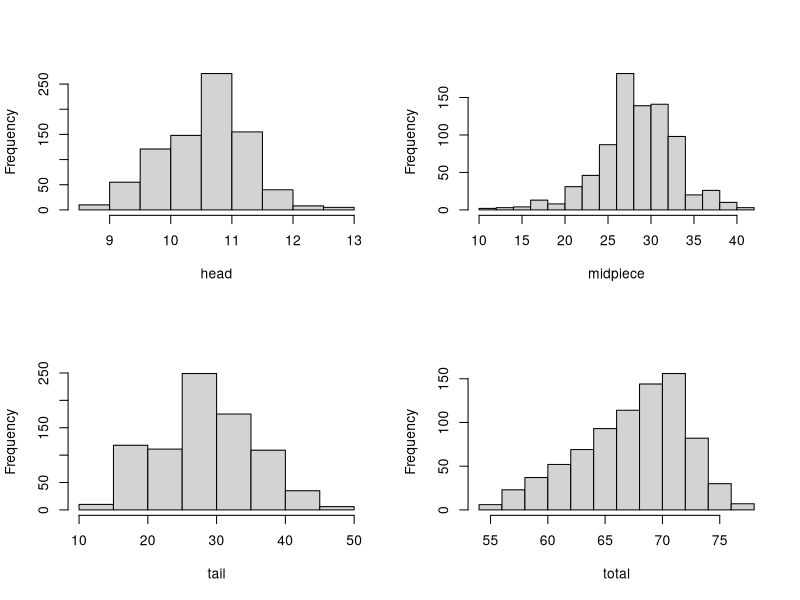
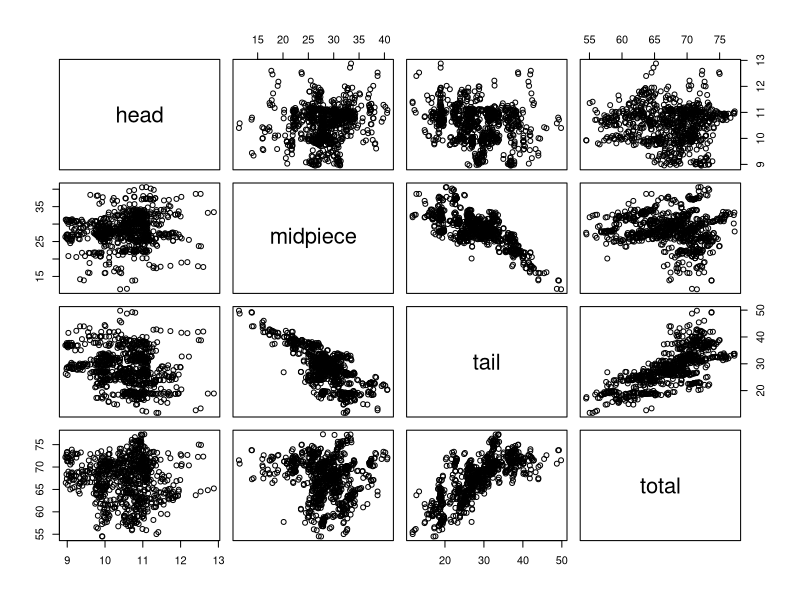
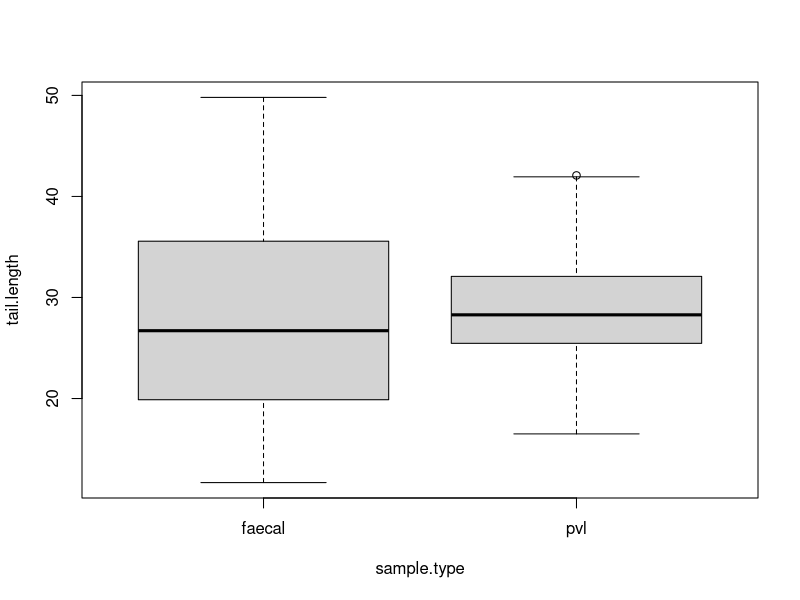
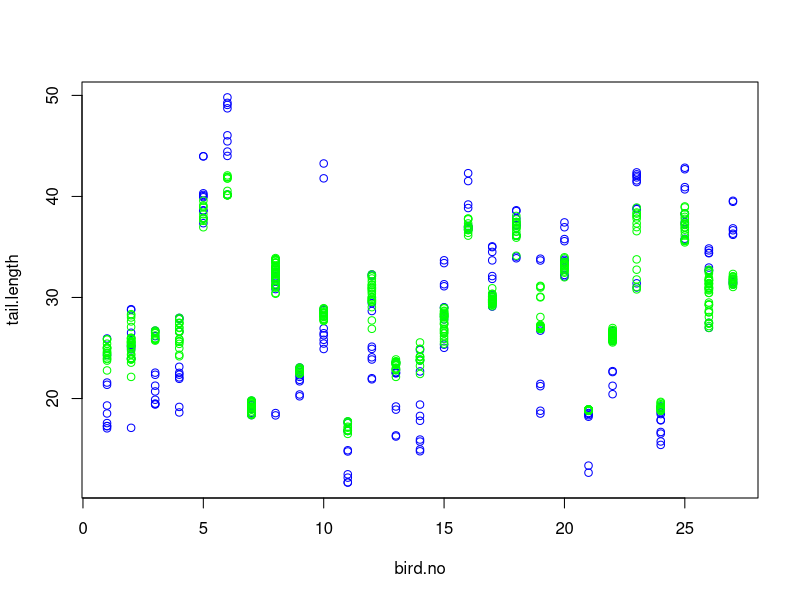

Write R code to recreate these figures, in order. (Note: this script raises an error after producing the figures.)
# Practical 5
# Carla Leone
# November 22


# 2 Getting started  ----
## 2.1 Importing Data
getwd()
setwd("/Users/carlaleone/Desktop/Exeter/Practical 5")
s.data<- read.csv("faecal and pvl sperm morphology data.csv", stringsAsFactors=TRUE)
View(s.data)

## 2.2 Descriptive Stats
#check sample size:
nrow(s.data) #813
length(unique(s.data$bird.no)) #27
#number of sperm per bird per sample
table <- table(s.data$sample.type, s.data$bird.no)
table

summary(table[1,])
#faecal sperm

summary(table[2,])
#pvl sperm

#distribution of sperm traits:
par(mfrow=c(2,2))
hist(s.data$head.length, xlab="head", main=NULL)
hist(s.data$midpiece.length, xlab="midpiece", main =NULL)
hist(s.data$tail.length, xlab="tail", main=NULL)
hist(s.data$total.length, xlab="total", main =NULL)

#EXERCISE 5.1
#Looking at these distributions, what do you conclude with respect to their distribution?
# head, tail, and midpiece generally seem normally distributed, however, in total length
# there is a slight skew to the right in the data. 

#are the traits correlated?:
cor(s.data[, 3:6])

#plot all at once:
pairs(cbind(s.data$head.length, s.data$midpiece.length, s.data$tail.length,
            s.data$total.length),
      labels = c("head", "midpiece", "tail", "total"))

#test significance of correlations
cor.test(s.data$head.length, s.data$midpiece.length)
cor.test(s.data$tail.length, s.data$total.length)
cor.test(s.data$tail.length, s.data$midpiece.length)
cor.test(s.data$head.length, s.data$total.length)



#EXERCISE 5.2: WHICH TRAITS SHOW STRONGEST CORRELATIONS?
# tail and total length are most correlated. This does not surprise me 
#as i would assume that tails would make up a big proportion of the total body length.

#EXERCISE 5.3: Calculate total legnth yourself and compare to toal length, do the measures mathc?
s.data$calc.total.length <- s.data$head.length + s.data$midpiece.length + s.data$tail.length
View(s.data)
# Yes, it matches the values from total length. 


# 3 Is PVL sperm different? ----

#plot tail lenfth against sample type. sample type is a factor 
par(mfrow=c(1,1))
plot(tail.length ~ sample.type, data=s.data)
#PVL sperm has slightly longer tail, but still lots of variation


## 3.1 t test
#default t test is Welch 2 sample t test, does not assume that variances in both groups are equal. 
t.test(tail.length ~ sample.type, data = s.data)


#EXERCISE 5.4 Use lm() to test for a difference in tail.length between pvl and faecal sperm. How do they compare?
summary(lm(tail.length ~ sample.type, data = s.data))
#pvl estimate = 0.5465 
# Adjusted R squared = 0.0001906 
#df =  811
# p = 0.2829
# The p value is slightly lower and there are more degrees of freedom when using the lm. However, the intercept of faecal is the same. 

#plot sample types per male:
plot(tail.length ~ bird.no, data=s.data, pch=NA)
points(tail.length ~ bird.no, data=s.data[s.data$sample.type=="faecal", ], col="blue")
points(tail.length ~ bird.no, data=s.data[s.data$sample.type=="pvl", ], col="green")

#more variation in tail.length among males than within the ejaculate of a single
# male. between male variation could be masking differences between ovl and faecal sperm.

# Could calculate mean tail length per bird and sample type using paired t test.
mean.tail <- aggregate(s.data$tail.length, by=list(s.data$bird.no, s.data$sample.type), mean)
colnames(mean.tail) <- c("bird.no", "sample.type", "mean.tail")
t.test(mean.tail$mean.tail[mean.tail$sample.type=='pvl'],
       mean.tail$mean.tail[mean.tail$sample.type=='faecal'], paired=TRUE)

# still not significant

# EXERCISE 5.5  perform a paired t-test using t.test(), but without specifying paired=TRUE?
?t.test
s.data.2<- reshape(s.data, direction = "wide",
                             idvar = "sample.type", timevar = "tail.length")
View(s.data.2)
#Could maybe reshape the data as done in the examples, then run a normal t test
# or calculated differences of pvl and faecal for each observations first
mean_tail_length <- aggregate(tail.length ~ bird.no + sample.type, data = s.data, mean)
wide_data <- reshape(mean_tail_length,
                                 idvar = "bird.no",
                                 timevar = "sample.type",
                                 direction = "wide")
View(wide_data)
wide_data$difference<-with(wide_data,abs(tail.length.faecal - tail.length.pvl))
t.test(tail.length.faecal~tail.length.pvl, data=wide_data)

## 3.2 Linear Models
# t test reduces the number of data points

#EXERCISE 5.6 What do you think is the correct sample size for our analysis? Is it the number of males, or is
#it the number of sperm? Compare this analysis to the feeding experiment discussed during the
#lecture. What are the similarities, and what are the differences?

m <- lm(tail.length ~ sample.type + bird.no, data=s.data)
summary(m)


# EXERCISE 5.7 What does the estimate tell you?

# fit same model but with bird as factor

m <- lm(tail.length ~ sample.type + as.factor(bird.no), data=s.data)
summary(m)

# EXERCISE 5.8
# Yes, it is still significant

## 3.3 Linear Mixed Models
install.packages("lme4")
library(lme4)

mm<- lmer(tail.length ~ sample.type + (1|bird.no), data=s.data)
summary(mm)

#main difference 1 = estimate for fixed and random effects
#main difference 2 = no p value, only f value. not obvious df

#can still compare models using anova
#fit without sample type to get signficiance of samplet type in later anova.
summary(mm.red <- lmer(tail.length ~ 1 + (1|bird.no), data=s.data))

#now test 
anova(mm.red,mm)
# The tail of sperm that have reached the PVL is on average (± s.e.) 0.44 (±
#0.18) µm longer than sperm collected from faecal samples (χ2 1=5.86, p=0.016)”.


#to do it ourselves
mm.ml <- lmer(tail.length ~ sample.type + (1|bird.no), data=s.data, REML = FALSE)
mm.red.ml <- lmer(tail.length ~ 1 + (1|bird.no), data=s.data, REML = FALSE)
anova(mm.red.ml, mm.ml)

# EXERCISE 5.9
summary(mm)
summary(mm.ml)

# another method of of assessing stat significance using CIs
confint(mm)

# assumption about correct df, use `KRmodcomp()`
install.packages("pbkrtest")
library(pbkrtest)
KRmodcomp(mm.red, mm)
#df are now no longer whole numbers

#package lmertEST GIVE DF AND P VALUES
install.packages("lmerTest")
library(lmerTest)
mm <-  lmer(tail.length ~ sample.type + (1|bird.no), data=s.data)
summary(mm)
anova(mm)


## EXERCISE 5.10
s.data$head.sperm<- s.data$head.length / s.data$total.length
hist(s.data$head.sperm)
mm2 <-lmer(head.sperm ~ sample.type + (1|bird.no), data=s.data)
summary(mm2)
anova(mm2)

# 4 Is PVL less sperm variable?

#comparing coefficients of variation
#cv of x is ratio of stdev to trait mean. 

#EXERCISE 5.11
#Why do you think the authors compare coefficients of variation rather than standard deviations? Do you agree?
# Used it to assess whether variance between samples differed. It is unitless and therefore perhaps

#calculate sd
sd <- aggregate(cbind(s.data$head.length, s.data$midpiece.length,
                      s.data$tail.length, s.data$total.length),
                by=list(s.data$bird.no, s.data$sample.type), sd)
head(sd)

mean <- aggregate(cbind(s.data$head.length, s.data$midpiece.length,
                        s.data$tail.length, s.data$total.length),
                  by=list(s.data$bird.no, s.data$sample.type), mean)

cv <- sd[3:6] / mean[3:6]
cv <- cbind(sd[1:2], cv)
colnames(cv) <- c("bird.no", "sample.type", "cv.head", "cv.midpiece", "cv.tail", "cv.total")

#does cv differ between sample types?
t.test(cv$cv.tail[cv$sample.type=='pvl'], cv$cv.tail[cv$sample.type=='faecal'], paired=TRUE)
plot(cv.tail ~ sample.type, data = cv)
#reduction in variability in tail length for pvl.

## 4.2 mixed model approach

#looking at variance among males
mm.faecal <- lmer(tail.length ~ 1 + (1|bird.no), data=s.data[s.data$sample.type=="faecal", ])
summary(mm.faecal)

mm.pvl <- lmer(tail.length ~ 1 + (1|bird.no), data=s.data[s.data$sample.type=="pvl", ])
summary(mm.pvl)

aggregate(sd$V3, by=list(sd$Group.2), mean)
confint(mm.faecal, level = 0.83)

#we are comparing variance rather than coefficients of variation, but PVL still less variable than faecal sperm
